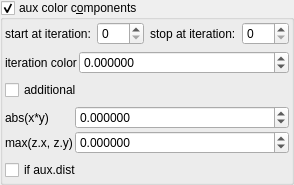
    <widget class="MyGroupBox" name="groupCheck_fold_color_aux_color_enabledA_false">
     <property name="title">
      <string>aux color c&amp;omponents</string>
     </property>
     <property name="checkable">
      <bool>true</bool>
     </property>
     <layout class="QVBoxLayout" name="verticalLayout_14">
      <property name="leftMargin">
       <number>2</number>
      </property>
      <property name="topMargin">
       <number>2</number>
      </property>
      <property name="rightMargin">
       <number>2</number>
      </property>
      <property name="bottomMargin">
       <number>2</number>
      </property>
      <item>
       <layout class="QHBoxLayout" name="horizontalLayout_14" stretch="0,1,0,1">
        <item>
         <widget class="QLabel" name="label_102">
          <property name="text">
           <string>start at iteration:</string>
          </property>
         </widget>
        </item>
        <item>
         <widget class="MySpinBox" name="spinboxInt_fold_color_start_iterations_A">
          <property name="sizePolicy">
           <sizepolicy hsizetype="Minimum" vsizetype="Maximum">
            <horstretch>0</horstretch>
            <verstretch>0</verstretch>
           </sizepolicy>
          </property>
          <property name="minimum">
           <number>0</number>
          </property>
          <property name="maximum">
           <number>999</number>
          </property>
          <property name="value">
           <number>0</number>
          </property>
         </widget>
        </item>
        <item>
         <widget class="QLabel" name="label_74">
          <property name="text">
           <string>stop at iteration:</string>
          </property>
         </widget>
        </item>
        <item>
         <widget class="MySpinBox" name="spinboxInt_fold_color_stop_iterations_A">
          <property name="sizePolicy">
           <sizepolicy hsizetype="Preferred" vsizetype="Maximum">
            <horstretch>0</horstretch>
            <verstretch>0</verstretch>
           </sizepolicy>
          </property>
          <property name="maximum">
           <number>999</number>
          </property>
         </widget>
        </item>
       </layout>
      </item>
      <item>
       <layout class="QGridLayout" name="gridLayout_20" columnstretch="0,1">
        <property name="spacing">
         <number>2</number>
        </property>
        <item row="1" column="0">
         <widget class="QLabel" name="label_57">
          <property name="text">
           <string>iteration color</string>
          </property>
         </widget>
        </item>
        <item row="1" column="1">
         <widget class="MyDoubleSpinBox" name="spinbox_fold_color_difs1">
          <property name="sizePolicy">
           <sizepolicy hsizetype="Minimum" vsizetype="Maximum">
            <horstretch>0</horstretch>
            <verstretch>0</verstretch>
           </sizepolicy>
          </property>
          <property name="prefix">
           <string/>
          </property>
          <property name="suffix">
           <string/>
          </property>
          <property name="decimals">
           <number>6</number>
          </property>
          <property name="minimum">
           <double>-100.000000000000000</double>
          </property>
          <property name="maximum">
           <double>100.000000000000000</double>
          </property>
          <property name="singleStep">
           <double>0.100000000000000</double>
          </property>
         </widget>
        </item>
       </layout>
      </item>
      <item>
       <widget class="MyCheckBox" name="checkBox_fold_color_aux_color_enabled_false">
        <property name="text">
         <string>additional</string>
        </property>
       </widget>
      </item>
      <item>
       <layout class="QGridLayout" name="gridLayout_30" columnstretch="0,1">
        <property name="spacing">
         <number>2</number>
        </property>
        <item row="0" column="0">
         <widget class="QLabel" name="label_61">
          <property name="text">
           <string>abs(x*y)</string>
          </property>
         </widget>
        </item>
        <item row="0" column="1">
         <widget class="MyDoubleSpinBox" name="spinbox4_fold_color_difs_0000_x">
          <property name="sizePolicy">
           <sizepolicy hsizetype="Minimum" vsizetype="Maximum">
            <horstretch>0</horstretch>
            <verstretch>0</verstretch>
           </sizepolicy>
          </property>
          <property name="prefix">
           <string/>
          </property>
          <property name="suffix">
           <string/>
          </property>
          <property name="decimals">
           <number>6</number>
          </property>
          <property name="minimum">
           <double>-100.000000000000000</double>
          </property>
          <property name="maximum">
           <double>100.000000000000000</double>
          </property>
          <property name="singleStep">
           <double>0.100000000000000</double>
          </property>
         </widget>
        </item>
        <item row="1" column="1">
         <widget class="MyDoubleSpinBox" name="spinbox4_fold_color_difs_0000_y">
          <property name="sizePolicy">
           <sizepolicy hsizetype="Minimum" vsizetype="Maximum">
            <horstretch>0</horstretch>
            <verstretch>0</verstretch>
           </sizepolicy>
          </property>
          <property name="prefix">
           <string/>
          </property>
          <property name="suffix">
           <string/>
          </property>
          <property name="decimals">
           <number>6</number>
          </property>
          <property name="minimum">
           <double>-100.000000000000000</double>
          </property>
          <property name="maximum">
           <double>100.000000000000000</double>
          </property>
          <property name="singleStep">
           <double>0.100000000000000</double>
          </property>
         </widget>
        </item>
        <item row="1" column="0">
         <widget class="QLabel" name="label_60">
          <property name="text">
           <string>max(z.x, z.y)</string>
          </property>
         </widget>
        </item>
       </layout>
      </item>
      <item>
       <widget class="MyCheckBox" name="checkBox_fold_color_aux_color_enabledA">
        <property name="text">
         <string>if aux.dist</string>
        </property>
       </widget>
      </item>
     </layout>
    </widget>
